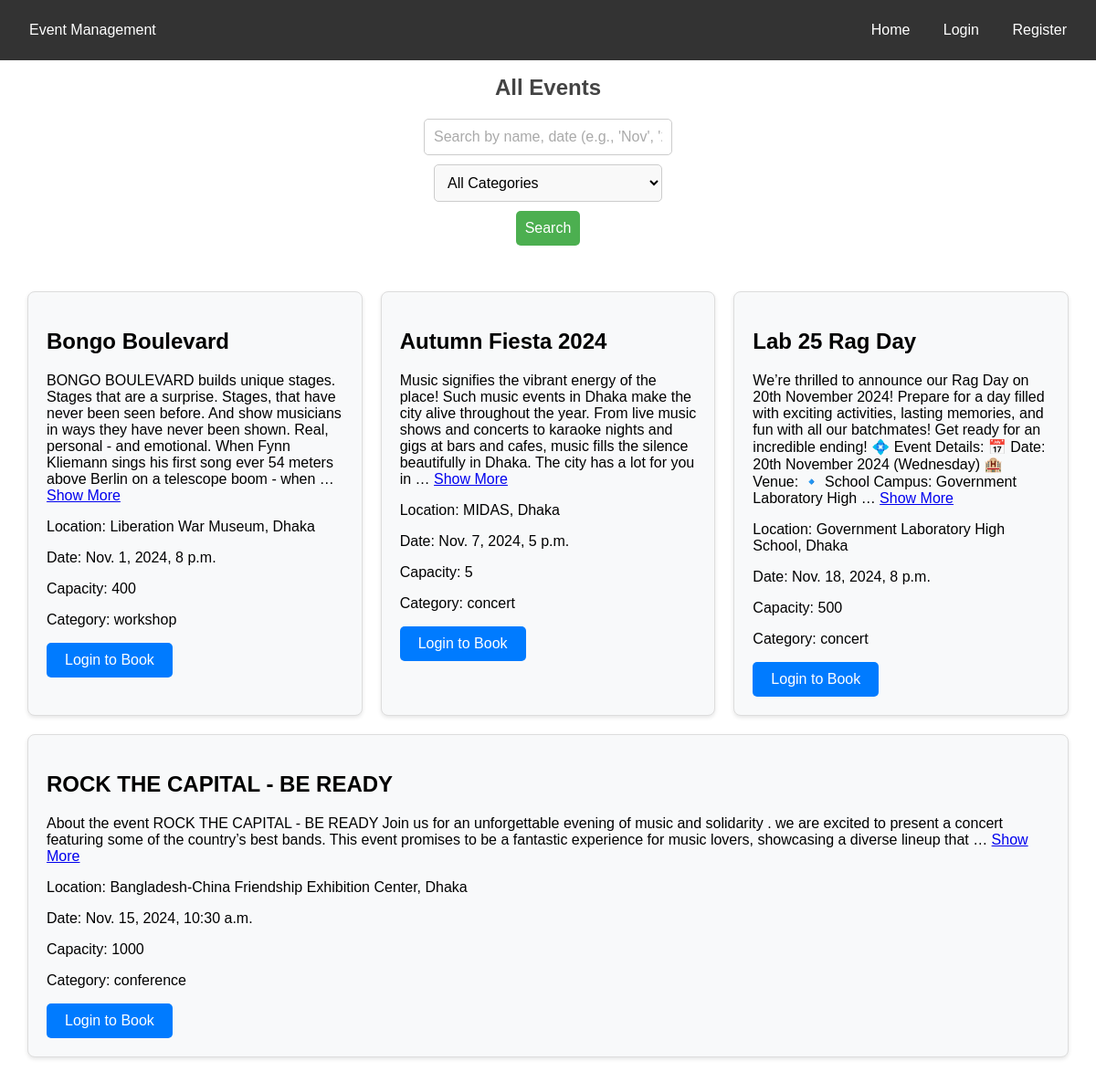
The app's page /, older data.
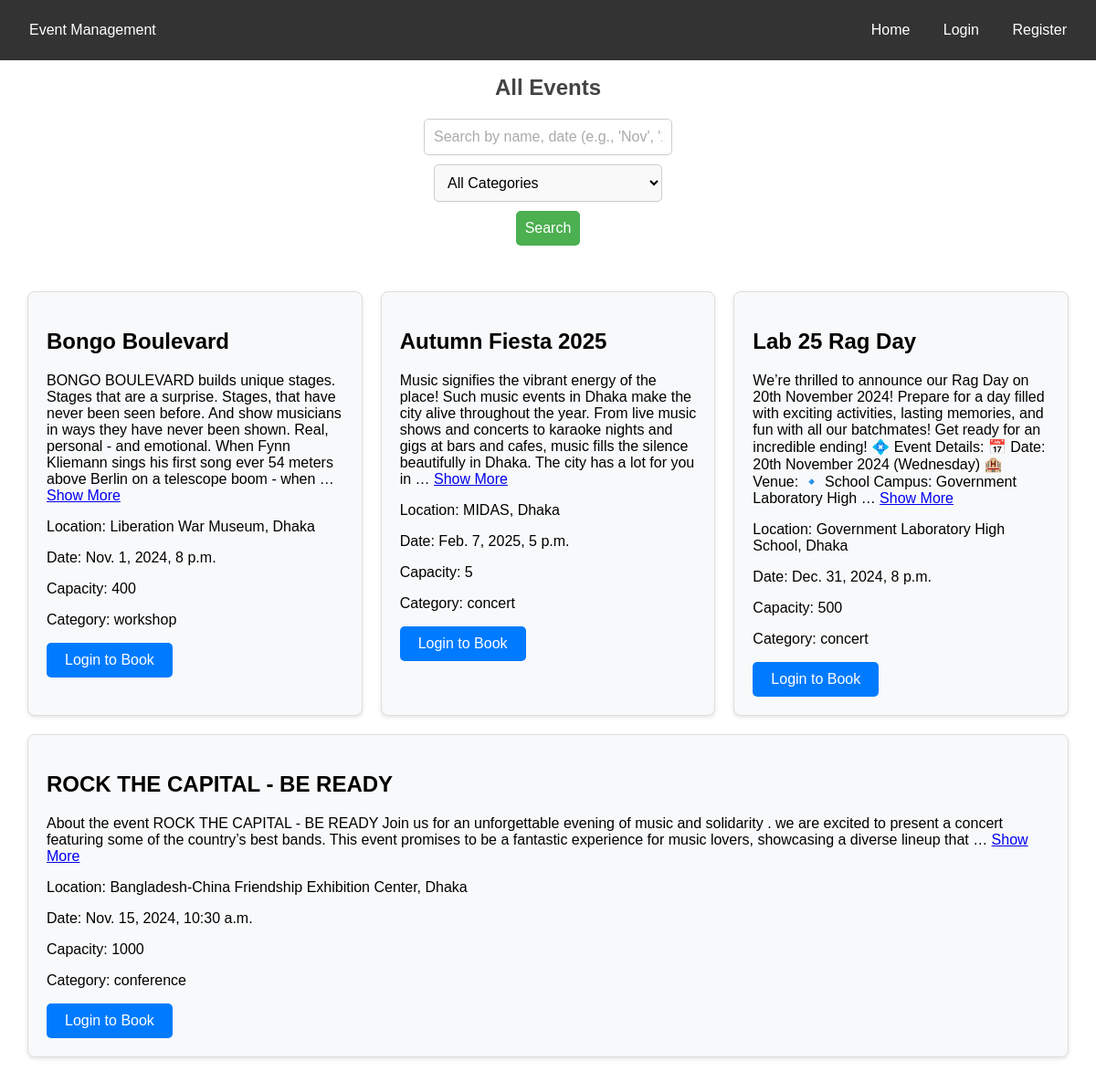
The same page, newer data.
### event/models.py (models this page shows, shortened)
class Event(models.Model):
    CATEGORY_CHOICES = [
        ('conference', 'Conference'),
        ('concert', 'Concert'),
        ('workshop', 'Workshop'),
    ]
    name = models.CharField(max_length=200)
    description = models.TextField()
    location = models.CharField(max_length=200)
    date = models.DateTimeField()
    category = models.CharField(max_length=20, choices=CATEGORY_CHOICES)
    capacity = models.PositiveIntegerField()
    created_by = models.ForeignKey(
        User, on_delete=models.CASCADE, related_name="events")

### event_management/views.py (the view, shortened to what this page needs)
# urls.py: 2. Add a URL to urlpatterns:  path('', views.home, name='home')
def home(request):
    events = Event.objects.all()
    booked_events = []
    query = request.GET.get('search', '').strip()
    category = request.GET.get('category', '')
    if request.user.is_authenticated:
        booked_events = Booking.objects.filter(
            user=request.user).values_list('event_id', flat=True)
    if category:
        events = events.filter(category=category)
    return render(request, 'home.html', {
        'events': events,
        'booked_events': booked_events,
        'search_query': query,
        'selected_category': category,
    })

### templates/home.html (shortened to what this page needs)
{% extends 'base.html' %}
{% block content %}
{% load static %}
<link rel="stylesheet" href="{% static 'css/card.css' %}" />
<link rel="stylesheet" href="{% static 'css/search.css' %}" />
<h1>All Events</h1>
<form method="get" action="{% url 'home' %}">
  <input type="text" name="search" placeholder="Search by name, date (e.g., 'Nov', '2024', '1'), or location" value="{{ search_query }}">
  <select name="category">
      <option value="">All Categories</option>
  </select>
  <button type="submit">Search</button>
</form>
<div class="event-container">
  {% if events %}
    {% for event in events %}
      <div class="event-card">
        <h2>{{ event.name }}</h2>
        <p>
          <span class="description-preview">
            {{ event.description|truncatewords:50 }}
          </span>
          <a href="javascript:void(0);" onclick="toggleDescription(this)" class="toggle-btn">Show More</a>
        </p>
        <p>Location: {{ event.location }}</p>
        <p>Date: {{ event.date }}</p>
        <p>Capacity: {{ event.capacity }}</p>
        <p>Category: {{ event.category }}</p>
        {% if user.is_authenticated %}
        {% if event.id in booked_events %}
            <span class="booked-status btn-book">Booked</span>
        {% elif event.booking_set.count >= event.capacity %}
            <span class="booked-status btn-book">Fully Booked</span>
        {% else %}
            <a href="{% url 'book_event' event.id %}" class="btn-book">Book Now</a>
        {% endif %}
    {% else %}
        <a href="{% url 'login' %}" class="btn-book">Login to Book</a>
    {% endif %}
      </div>
    {% endfor %}
  {% else %}
    <h4>No events added</h4>
  {% endif %}
</div>
{% endblock %}

Row changes from the older to the newer data that the page shows:
changed Event "MIDAS, Dhaka": name "Autumn Fiesta 2024" → "Autumn Fiesta 2025"; date "Nov. 7, 2024, 5 p.m." → "Feb. 7, 2025, 5 p.m."
changed Event "Lab 25 Rag Day": date "Nov. 18, 2024, 8 p.m." → "Dec. 31, 2024, 8 p.m."
